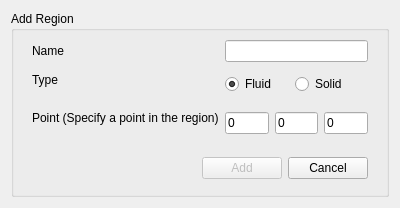
<?xml version="1.0" encoding="UTF-8"?>
<ui version="4.0">
 <class>RegionForm</class>
 <widget class="QWidget" name="RegionForm">
  <property name="geometry">
   <rect>
    <x>0</x>
    <y>0</y>
    <width>400</width>
    <height>208</height>
   </rect>
  </property>
  <property name="windowTitle">
   <string>Form</string>
  </property>
  <layout class="QVBoxLayout" name="verticalLayout">
   <item>
    <widget class="QGroupBox" name="regionForm">
     <property name="title">
      <string>Add Region</string>
     </property>
     <layout class="QVBoxLayout" name="verticalLayout_7">
      <property name="spacing">
       <number>2</number>
      </property>
      <property name="topMargin">
       <number>0</number>
      </property>
      <item>
       <widget class="QWidget" name="widget_6" native="true">
        <layout class="QFormLayout" name="formLayout_2">
         <property name="rowWrapPolicy">
          <enum>QFormLayout::WrapLongRows</enum>
         </property>
         <item row="0" column="0">
          <widget class="QLabel" name="label_5">
           <property name="text">
            <string>Name</string>
           </property>
          </widget>
         </item>
         <item row="0" column="1">
          <widget class="QLineEdit" name="name"/>
         </item>
         <item row="1" column="0">
          <widget class="QLabel" name="label_6">
           <property name="text">
            <string>Type</string>
           </property>
          </widget>
         </item>
         <item row="1" column="1">
          <widget class="QWidget" name="widget_7" native="true">
           <layout class="QHBoxLayout" name="horizontalLayout_6">
            <property name="leftMargin">
             <number>0</number>
            </property>
            <property name="topMargin">
             <number>6</number>
            </property>
            <property name="bottomMargin">
             <number>6</number>
            </property>
            <item>
             <widget class="QRadioButton" name="fluid">
              <property name="text">
               <string>Fluid</string>
              </property>
              <property name="checked">
               <bool>true</bool>
              </property>
              <attribute name="buttonGroup">
               <string notr="true">typeRadios</string>
              </attribute>
             </widget>
            </item>
            <item>
             <widget class="QRadioButton" name="solid">
              <property name="text">
               <string>Solid</string>
              </property>
              <property name="checked">
               <bool>false</bool>
              </property>
              <attribute name="buttonGroup">
               <string notr="true">typeRadios</string>
              </attribute>
             </widget>
            </item>
           </layout>
          </widget>
         </item>
         <item row="2" column="0">
          <widget class="QLabel" name="label_13">
           <property name="text">
            <string>Point (Specify a point in the region)</string>
           </property>
          </widget>
         </item>
         <item row="2" column="1">
          <widget class="QWidget" name="widget_8" native="true">
           <layout class="QHBoxLayout" name="horizontalLayout_7">
            <property name="leftMargin">
             <number>0</number>
            </property>
            <property name="topMargin">
             <number>6</number>
            </property>
            <property name="rightMargin">
             <number>0</number>
            </property>
            <property name="bottomMargin">
             <number>6</number>
            </property>
            <item>
             <spacer name="horizontalSpacer_4">
              <property name="orientation">
               <enum>Qt::Horizontal</enum>
              </property>
              <property name="sizeHint" stdset="0">
               <size>
                <width>40</width>
                <height>20</height>
               </size>
              </property>
             </spacer>
            </item>
            <item>
             <widget class="QLineEdit" name="x">
              <property name="text">
               <string>0</string>
              </property>
             </widget>
            </item>
            <item>
             <widget class="QLineEdit" name="y">
              <property name="text">
               <string>0</string>
              </property>
             </widget>
            </item>
            <item>
             <widget class="QLineEdit" name="z">
              <property name="text">
               <string>0</string>
              </property>
             </widget>
            </item>
           </layout>
          </widget>
         </item>
        </layout>
       </widget>
      </item>
      <item>
       <widget class="QWidget" name="widget_9" native="true">
        <layout class="QHBoxLayout" name="horizontalLayout_8">
         <property name="topMargin">
          <number>0</number>
         </property>
         <property name="bottomMargin">
          <number>0</number>
         </property>
         <item>
          <spacer name="horizontalSpacer_5">
           <property name="orientation">
            <enum>Qt::Horizontal</enum>
           </property>
           <property name="sizeHint" stdset="0">
            <size>
             <width>177</width>
             <height>20</height>
            </size>
           </property>
          </spacer>
         </item>
         <item>
          <widget class="QPushButton" name="ok">
           <property name="enabled">
            <bool>false</bool>
           </property>
           <property name="text">
            <string>Add</string>
           </property>
          </widget>
         </item>
         <item>
          <widget class="QPushButton" name="cancel">
           <property name="enabled">
            <bool>true</bool>
           </property>
           <property name="text">
            <string>Cancel</string>
           </property>
          </widget>
         </item>
        </layout>
       </widget>
      </item>
     </layout>
    </widget>
   </item>
  </layout>
 </widget>
 <resources/>
 <connections/>
 <buttongroups>
  <buttongroup name="typeRadios"/>
 </buttongroups>
</ui>
